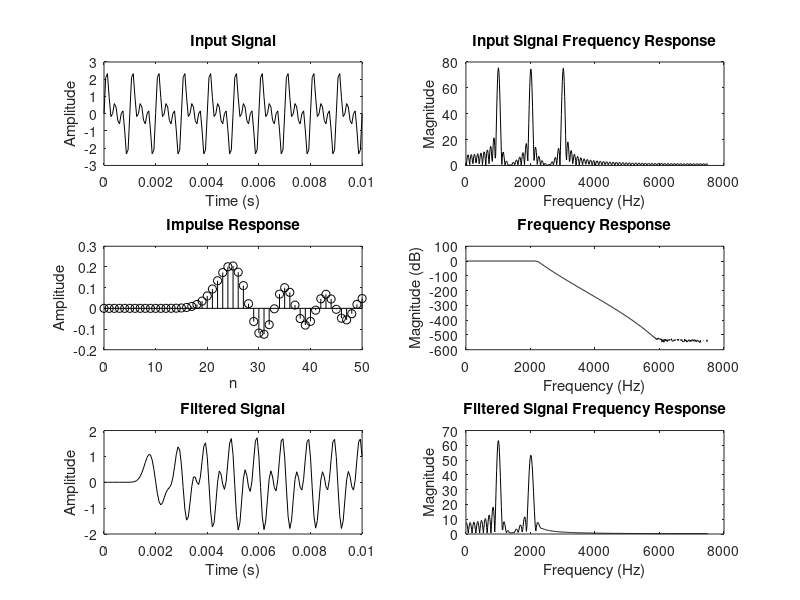

Write the MATLAB code that produced this figure. (Note: this script raises an error after producing the figure.)
clc; clear; close all;

F1 = 1000; F2 = 2000; F3 = 3000;
Fsamp = 15000;
t = 0:1/Fsamp:0.01;
x = sin(2*pi*F1*t) + sin(2*pi*F2*t) + sin(2*pi*F3*t);

fft_ord = 1024;
x_fft = fft(x, fft_ord);

Fp = 2200; 
Fs = 2500; 
ap = 2.8; 
as = 45;
wp=2*Fp/Fsamp;
ws=2*Fs/Fsamp;
[N, wn] = buttord(wp,ws, ap, as);
[b, a] = butter(N, wn, "low");

n_range = 0:50; 
h = impz(b, a, length(n_range));

h_freq = freqz(b, a, fft_ord/2);

y = filter(b, a, x);
y_fft = fft(y, fft_ord);
fr = (1:fft_ord/2) * Fsamp / fft_ord;

figure;

subplot(3, 2, 1);
plot(t, x, 'k');
title('Input Signal');
ylabel('Amplitude');
xlabel('Time (s)');

subplot(3, 2, 2);
plot(fr, abs(x_fft(1:fft_ord/2)), 'k');
title('Input Signal Frequency Response');
ylabel('Magnitude');
xlabel('Frequency (Hz)');

subplot(3, 2, 3);
stem(n_range, h, 'k'); 
title('Impulse Response');
ylabel('Amplitude');
xlabel('n');

subplot(3, 2, 4);
plot(fr, 20*log10(abs(h_freq)), 'k'); 
title('Frequency Response');
ylabel('Magnitude (dB)');
xlabel('Frequency (Hz)');

subplot(3, 2, 5);
plot(t, y, 'k');
title('Filtered Signal');
ylabel('Amplitude');
xlabel('Time (s)');

subplot(3, 2, 6);
plot(fr, abs(y_fft(1:fft_ord/2)), 'k');
title('Filtered Signal Frequency Response');
ylabel('Magnitude');
xlabel('Frequency (Hz)');

sgtitle('BUTTERWORTH LOW PASS FILTER (DIRECT METHOD)');
saveas(gcf, 'butterworth_lowpass.png');  % Save figure
